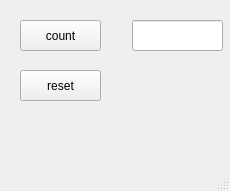
<?xml version="1.0" encoding="UTF-8"?>
<ui version="4.0">
 <class>MainWindow</class>
 <widget class="QMainWindow" name="MainWindow">
  <property name="geometry">
   <rect>
    <x>0</x>
    <y>0</y>
    <width>230</width>
    <height>191</height>
   </rect>
  </property>
  <property name="windowTitle">
   <string>MainWindow</string>
  </property>
  <widget class="QWidget" name="centralwidget">
   <widget class="QLineEdit" name="screen">
    <property name="geometry">
     <rect>
      <x>132</x>
      <y>20</y>
      <width>91</width>
      <height>31</height>
     </rect>
    </property>
   </widget>
   <widget class="QPushButton" name="count">
    <property name="geometry">
     <rect>
      <x>20</x>
      <y>20</y>
      <width>81</width>
      <height>31</height>
     </rect>
    </property>
    <property name="text">
     <string>count</string>
    </property>
   </widget>
   <widget class="QPushButton" name="reset">
    <property name="geometry">
     <rect>
      <x>20</x>
      <y>70</y>
      <width>81</width>
      <height>31</height>
     </rect>
    </property>
    <property name="text">
     <string>reset</string>
    </property>
   </widget>
  </widget>
  <widget class="QMenuBar" name="menubar">
   <property name="geometry">
    <rect>
     <x>0</x>
     <y>0</y>
     <width>230</width>
     <height>22</height>
    </rect>
   </property>
  </widget>
  <widget class="QStatusBar" name="statusbar"/>
 </widget>
 <resources/>
 <connections/>
</ui>
